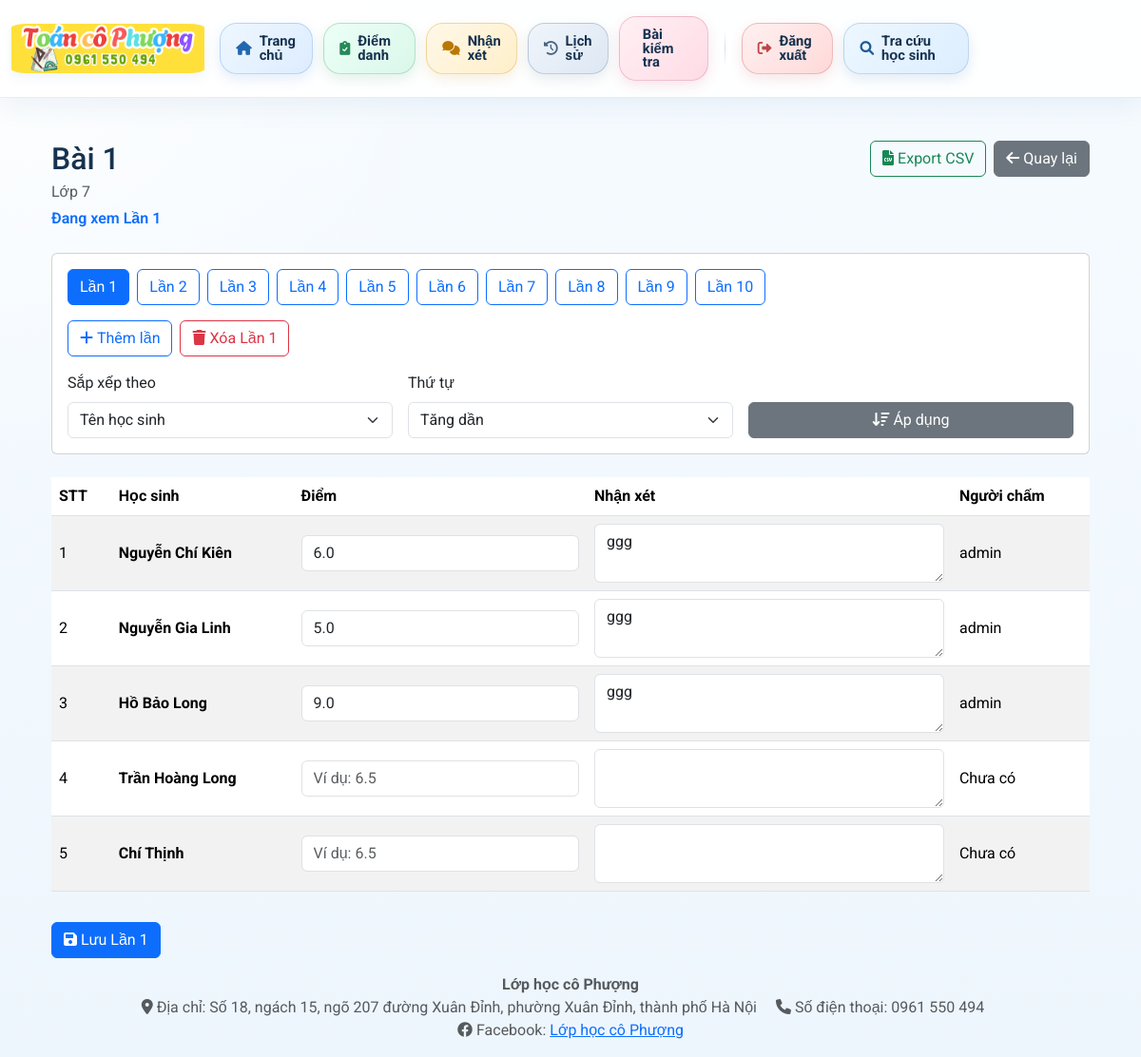
/tests/1 (signed in), run on the app's committed database.
### models.py (models this page shows)
class TestExam(db.Model):
    __tablename__ = 'test_exam'
    __bind_key__ = 'attendance'
    id = db.Column(db.Integer, primary_key=True)
    title = db.Column(db.String(200), nullable=False)
    grade = db.Column(db.String(20), nullable=False)
    description = db.Column(db.Text, nullable=True)
    created_at = db.Column(db.DateTime, default=datetime.utcnow, nullable=False)
    created_by = db.Column(db.Integer, db.ForeignKey('user.id'), nullable=False)
    created_by_user = db.relationship('User', foreign_keys=[created_by], backref='test_exams_created')

class TestScore(db.Model):
    __tablename__ = 'test_score'
    __bind_key__ = 'attendance'
    id = db.Column(db.Integer, primary_key=True)
    test_exam_id = db.Column(db.Integer, db.ForeignKey('test_exam.id', ondelete='CASCADE'), nullable=False)
    student_id = db.Column(db.Integer, nullable=False)
    attempt_number = db.Column(db.Integer, nullable=False)
    score = db.Column(db.Float, nullable=True)
    comment = db.Column(db.Text, nullable=True)
    graded_by = db.Column(db.Integer, db.ForeignKey('user.id'), nullable=True)
    graded_at = db.Column(db.DateTime, nullable=True)
    test_exam = db.relationship('TestExam', backref=db.backref('scores', lazy=True, cascade='all, delete-orphan'))
    graded_by_user = db.relationship('User', foreign_keys=[graded_by], backref='test_scores_graded')
    __table_args__ = (db.UniqueConstraint('test_exam_id', 'student_id', 'attempt_number', name='_test_exam_student_attempt_uc'),)

class User(UserMixin, db.Model):
    __bind_key__ = 'attendance'
    id = db.Column(db.Integer, primary_key=True)
    username = db.Column(db.String(80), unique=True, nullable=False)
    password = db.Column(db.String(120), nullable=False)
    role = db.Column(db.String(20), default='giaovien', nullable=False) # Đảm bảo trường 'role' tồn tại
    is_admin = db.Column(db.Boolean, default=False)

### app.py (the view, shortened to what this page needs)
@app.route('/tests/<int:exam_id>', methods=['GET', 'POST'])
@login_required
def manage_test_exam(exam_id):
    if current_user.role not in ['admin', 'giaovien']:
        flash('Bạn không có quyền truy cập trang này.', 'danger')
        abort(403)
    exam = TestExam.query.get_or_404(exam_id)
    attempt_numbers = get_exam_attempt_numbers(exam.id)
    if not attempt_numbers:
        flash('Bài kiểm tra này chưa có lần kiểm tra nào.', 'warning')
        return redirect(url_for('test_management'))
    attempt = request.values.get('attempt', attempt_numbers[0], type=int)
    if attempt not in attempt_numbers:
        attempt = attempt_numbers[0]
    sort_by = request.values.get('sort_by', 'name')
    sort_order = request.values.get('sort_order', 'asc')
    results = TestScore.query.filter_by(test_exam_id=exam.id, attempt_number=attempt).all()
    student_map = {
        student.id: student
        for student in Student.query.filter(Student.id.in_([result.student_id for result in results])).all()
    }
    rows = []
    for result in results:
        student = student_map.get(result.student_id)
        if not student:
            continue
        rows.append({
            'student': student,
            'result': result
        })
    if sort_by == 'score':
        if sort_order == 'asc':
            rows.sort(key=lambda row: (
                row['result'].score is None,
                row['result'].score if row['result'].score is not None else 0,
                row['student'].name or ''
            ))
        else:
            rows.sort(key=lambda row: (
                row['result'].score is None,
                -(row['result'].score if row['result'].score is not None else -1),
                row['student'].name or ''
            ))
    else:
        reverse_name = sort_order == 'desc'
        rows.sort(
            key=lambda row: (
                row['student'].name.split()[-1] if row['student'].name and row['student'].name.split() else '',
                row['student'].name or ''
            ),
            reverse=reverse_name
        )
    return render_template(
        'test_detail.html',
        exam=exam,
        rows=rows,
        attempt=attempt,
        attempt_labels=build_test_attempt_labels(attempt_numbers),
        attempt_numbers=attempt_numbers,
        sort_by=sort_by,
        sort_order=sort_order
    )

### app.py (called while the page is built)
def format_test_attempt_label(attempt_number):
    return f'Lần {attempt_number}'

def get_exam_attempt_numbers(exam_id):
    attempt_rows = db.session.query(TestScore.attempt_number).filter_by(
        test_exam_id=exam_id
    ).distinct().order_by(TestScore.attempt_number.asc()).all()
    return [attempt_number for (attempt_number,) in attempt_rows]

def build_test_attempt_labels(attempt_numbers):
    return {
        attempt_number: format_test_attempt_label(attempt_number)
        for attempt_number in attempt_numbers
    }

@login_manager.user_loader
def load_user(user_id):
    return db.session.get(User, int(user_id))

### templates/test_detail.html (shortened to what this page needs)
{% extends "base.html" %}
{% block content %}
<div class="container mt-4">
    <div class="d-flex justify-content-between align-items-start mb-4 gap-3 flex-wrap">
        <div>
            <h2 class="mb-1">{{ exam.title }}</h2>
            <div class="text-muted">{{ exam.grade }}{% if exam.description %} • {{ exam.description }}{% endif %}</div>
            <div class="fw-semibold text-primary mt-1">Đang xem {{ attempt_labels[attempt] }}</div>
        </div>
        <div class="d-flex gap-2 flex-wrap">
            <a href="{{ url_for('export_test_exam_csv_internal', exam_id=exam.id, attempt=attempt, sort_by=sort_by, sort_order=sort_order) }}" class="btn btn-outline-success"><i class="fas fa-file-csv me-1"></i>Export CSV</a>
            <a href="{{ url_for('test_management') }}" class="btn btn-secondary"><i class="fas fa-arrow-left me-1"></i>Quay lại</a>
        </div>
    </div>
    <div class="card mb-4">
        <div class="card-body">
            <div class="d-flex flex-wrap gap-2 mb-3">
                {% for attempt_no in attempt_numbers %}
                <a href="{{ url_for('manage_test_exam', exam_id=exam.id, attempt=attempt_no, sort_by=sort_by, sort_order=sort_order) }}" class="btn {% if attempt == attempt_no %}btn-primary{% else %}btn-outline-primary{% endif %}">
                    {{ attempt_labels[attempt_no] }}
                </a>
                {% endfor %}
            </div>
            <div class="d-flex flex-wrap gap-2 mb-3">
                {% if current_user.role in ['admin', 'giaovien'] %}
                <form method="POST" action="{{ url_for('add_test_attempt', exam_id=exam.id) }}">
                    <button type="submit" class="btn btn-outline-primary"><i class="fas fa-plus me-1"></i>Thêm lần</button>
                </form>
                {% endif %}
                {% if current_user.role in ['admin', 'giaovien'] and attempt_numbers|length > 1 %}
                <form method="POST" action="{{ url_for('delete_test_attempt', exam_id=exam.id, attempt=attempt) }}" onsubmit="return confirm('Xóa {{ attempt_labels[attempt] }} và dồn các lần phía sau?');">
                    <button type="submit" class="btn btn-outline-danger"><i class="fas fa-trash me-1"></i>Xóa {{ attempt_labels[attempt] }}</button>
                </form>
                {% endif %}
            </div>
            <form method="GET" class="row g-3 align-items-end">
                <div class="col-md-4">
                    <label for="sort_by" class="form-label">Sắp xếp theo</label>
                    <select id="sort_by" name="sort_by" class="form-select">
                        <option value="name" {% if sort_by == 'name' %}selected{% endif %}>Tên học sinh</option>
                    </select>
                </div>
                <div class="col-md-4">
                    <label for="sort_order" class="form-label">Thứ tự</label>
                    <select id="sort_order" name="sort_order" class="form-select">
                        <option value="asc" {% if sort_order == 'asc' %}selected{% endif %}>Tăng dần</option>
                    </select>
                </div>
                <div class="col-md-4">
                    <button type="submit" class="btn btn-secondary w-100"><i class="fas fa-arrow-down-wide-short me-1"></i>Áp dụng</button>
                </div>
            </form>
        </div>
    </div>
    <form method="POST">
        <div class="table-responsive">
            <table class="table table-striped table-hover align-middle">
                <thead>
                    <tr>
                        <th>STT</th>
                        <th>Học sinh</th>
                        <th>Điểm</th>
                        <th>Nhận xét</th>
                        <th>Người chấm</th>
                    </tr>
                </thead>
                <tbody>
                    {% for row in rows %}
                    {% set student = row.student %}
                    {% set result = row.result %}
                    <tr>
                        <td>{{ loop.index }}</td>
                        <td>
                            <div class="fw-bold">{{ student.name }}</div>
                        </td>
                        <td style="min-width: 140px;">
                            <input
                                type="text"
                                name="score_{{ result.id }}"
                                class="form-control"
                                value="{{ '' if result.score is none else result.score }}"
                                inputmode="decimal"
                                pattern="^(?:10(?:\.0+)?|[0-9](?:\.\d+)?)$"
                                placeholder="Ví dụ: 6.5"
                            >
                        </td>
                        <td style="min-width: 280px;">
                            <textarea name="comment_{{ result.id }}" rows="2" class="form-control">{{ result.comment or '' }}</textarea>
                        </td>
                        <td>{{ result.graded_by_user.username if result.graded_by_user else 'Chưa có' }}</td>
                    </tr>
                    {% endfor %}
                </tbody>
            </table>
        </div>
        <div class="mt-3">
            <button type="submit" class="btn btn-primary"><i class="fas fa-floppy-disk me-1"></i>Lưu {{ attempt_labels[attempt] }}</button>
        </div>
    </form>
</div>
{% endblock %}

### static/css/style.css (style rules this page uses)
:root { --app-sky-1: #e9f5ff; --app-sky-2: #cfe7ff; --app-sky-3: #7bb6f5; --app-blue: #2f6fb2; --app-blue-dark: #1f4f82; --app-ink: #16324f; --app-border: rgba(47, 111, 178, 0.14); --app-shadow: 0 10px 30px rgba(32, 76, 123, 0.12); }
body { padding-top: 92px; font-family: 'Roboto', sans-serif; background: radial-gradient(circle at top left, rgba(255, 255, 255, 0.9), transparent 30%), linear-gradient(180deg, #f6fbff 0%, #eef6fd 100%); color: var(--app-ink); }

### data on the page
TestExam: title "Bài 1", grade "Lớp 7"
TestScore: id "6.0", id "ggg"
User: graded_by_user "admin" "admin" "admin"
TestScore: id "5.0", id "ggg"
TestScore: id "9.0", id "ggg"

### other printed values
{{ attempt_labels[attempt] }} "Lần 1"
{{ attempt_labels[attempt_no] }} "Lần 1" "Lần 2" "Lần 3" "Lần 4" "Lần 5" "Lần 6" "Lần 7" "Lần 8" "Lần 9" "Lần 10"
{{ student.name }} "Nguyễn Chí Kiên" "Nguyễn Gia Linh" "Hồ Bảo Long" "Trần Hoàng Long" "Chí Thịnh"
{{ result.graded_by_user.username if result.graded_by_user else 'Chưa có' }} "Chưa có" "Chưa có"
